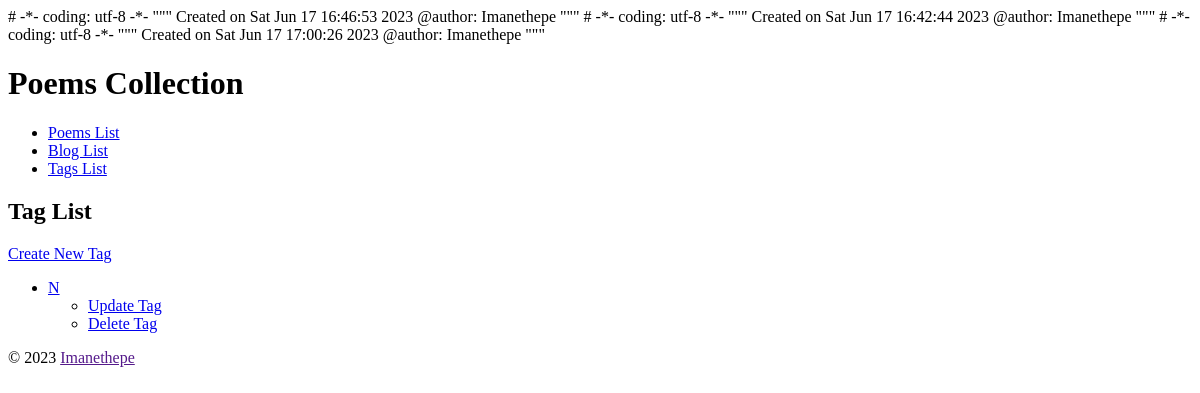
The app's page /tag/, older data.
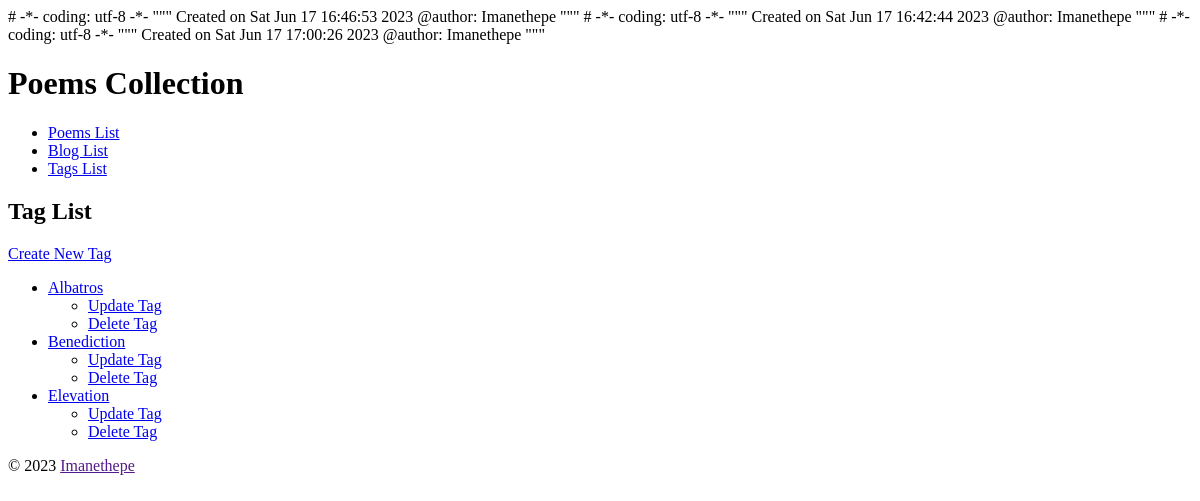
The same page, newer data.
### collection/models.py (models this page shows, shortened)
class Tag(models.Model):
    name = models.CharField(
        max_length=31, unique=True)
    slug = models.SlugField(
        max_length=31,
        unique=True,
        help_text='A label for URL conﬁg.')
    class Meta:
        ordering = ['name']
    def get_absolute_url(self):
        return reverse('collection_tag_detail',
                       kwargs={'slug': self.slug})
    def get_update_url(self):
        return reverse('collection_tag_update',
                       kwargs={'slug': self.slug})
    def get_delete_url(self):
        return reverse('collection_tag_delete',
                       kwargs={'slug': self.slug})

### collection/views.py (the view)
class TagList(View):
    def get(self, request):
        return render(
                     request,
                     'collection/tag_list.html',
                     {'tag_list': Tag.objects.all()}
                     )

### collection/templates/collection/tag_list.html (shortened to what this page needs)
 {% extends parent_template|default:"collection/base_collection.html" %}
 {% block content %}
  <h2>Tag List</h2>
    <div>
      <a href="{% url 'collection_tag_create' %}">
        Create New Tag</a>
    </div>
  <ul>
    {% for tag in tag_list %}
      <li>
        <a href="{{ tag.get_absolute_url }}">
          {{ tag.name|title }}</a>
      </li>
      <ul>
        <li>
           <a href="{{ tag.get_update_url }}">
             Update Tag</a></li>
        <li>
           <a href="{{ tag.get_delete_url }}">
             Delete Tag</a></li>
      </ul>
     {% empty %}
       <li><em>There are currently no Tags available.</em></li>
     {% endfor %}
  </ul>
 {% endblock %}

Row changes from the older to the newer data that the page shows:
changed Tag: name "N" → "Albatros"
added Tag: name "Benediction"
added Tag: name "Elevation"
